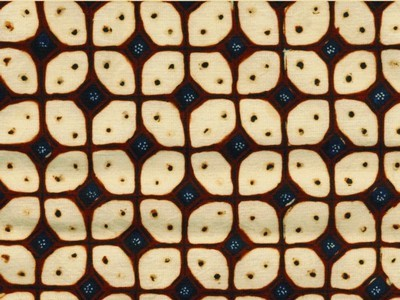
#> input picture Data Training/kawung 1.jpg, 400 x 300 px
$ python sift.py
#> lines starting #> are read from the running program, lines starting #| are printed output that depends on the picture
from cv2 import cv2
import numpy as np
from matplotlib import pyplot as plt
img = cv2.imread("kawung 1.jpg", cv2.IMREAD_GRAYSCALE)
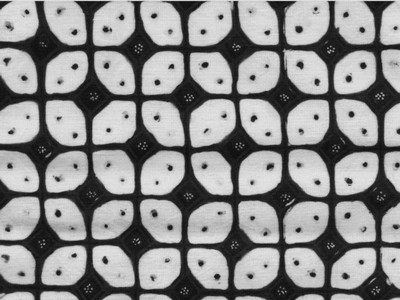
#> img: shape (300, 400); min 8, max 231, mean 140.3

# [5 lines of commented-out code are left out]

cv2.imwrite('1.kawung 1 grayscale.png', img)
plt.imshow(img),plt.title('image')
plt.xticks([]),plt.yticks([])
plt.show()
